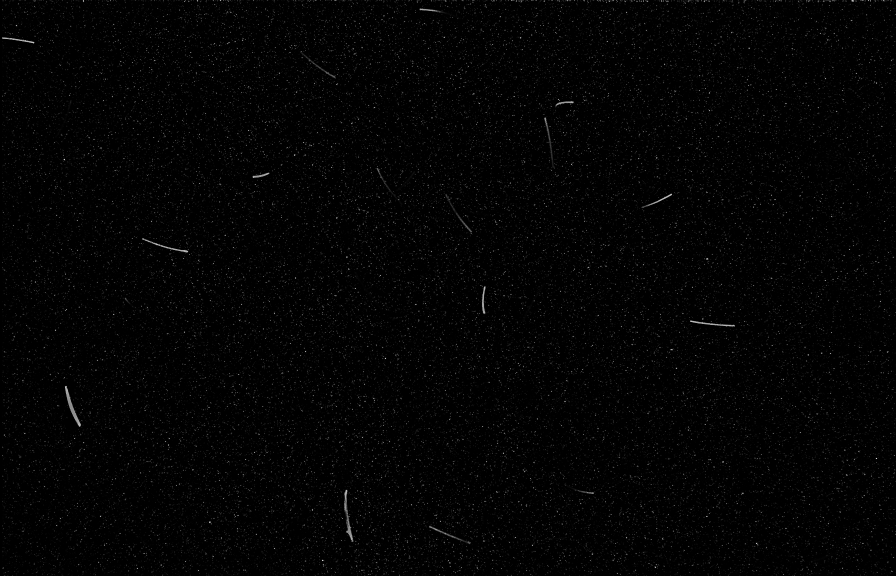
%> input picture example_data/loop=0/A0255.tif, 1792 x 1152 px (shown at 1/2 size); its folder holds only this picture in this run
$ octave main.m   (GNU Octave 9; MATLAB toolbox functions it lacks are replaced by stand-ins)
%> lines starting %> are read from the running program, lines starting %| are printed output that depends on the picture; in (x1, y1, x2, y2) boxes, pixels count from 0 and x2, y2 are one past the last pixel; in counts of white or black regions, pixels touching at a corner belong together; the program's own positions count from 1
### functions/fct_discriminate_fibers_from_tracers.m
function [] = fct_discriminate_fibers_from_tracers(p)
%% load images
% image data store
imds = imageDatastore([p.main_folder],'FileExtensions','.tif');

%% make folders
if ~exist([p.main_folder,'only_fibers/'],'dir'); mkdir([p.main_folder,'only_fibers/']); end
if ~exist([p.main_folder,'only_tracers/'],'dir'); mkdir([p.main_folder,'only_tracers/']); end

%% process images
fiberMask_cell = cell(size(imds.Files, 1), 1); % Proper initialization for use within parfor

parfor i = 1:size(imds.Files,1)
    Img = readimage(imds,i);
%> Img is the input picture: size 1152x1792 uint16; min 0, max 4522, mean 59.5

    % Normalize the image to the range [0, 1]
    normalizedImg = mat2gray(Img);

    % Thresholding to create a binary image
    binaryImg = imbinarize(normalizedImg,p.threshold_for_binarization_keep_fibers);
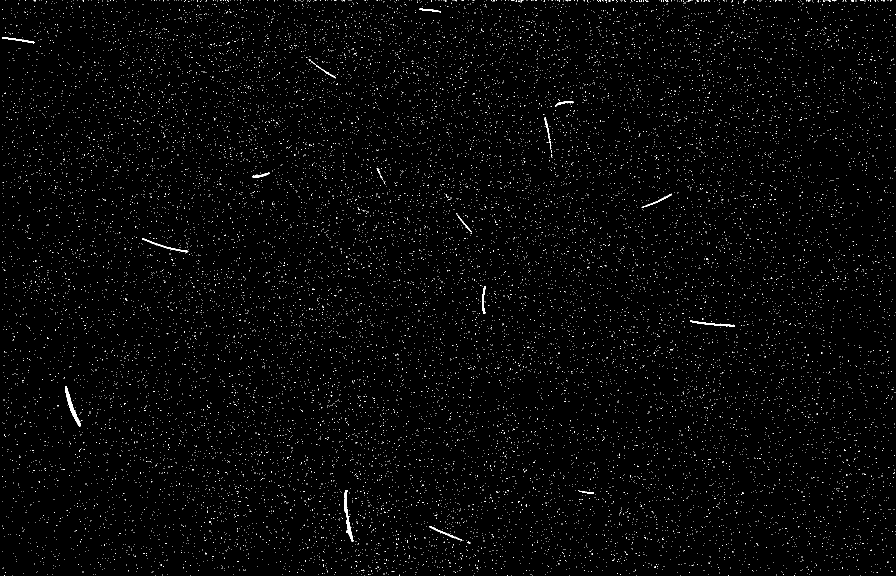
%> binaryImg: size 1152x1792 logical (shown at 1/2 size); 1.5% white in thin lines or dots

    % Measure properties of image regions
    stats = regionprops(binaryImg, 'MajorAxisLength', 'MinorAxisLength', 'PixelIdxList','Centroid','Orientation');
%> stats = 17774 regions; first 5, Centroid, MajorAxisLength, MinorAxisLength and Orientation: [5 19.5] 2.31 1.15 90, [37.9 80.6] 74.65 3.98 -8.49, [5 192.5] 2.31 1.15 90, [5 249] 1.15 1.15 0, [5 387] 1.15 1.15 0

    % Initialize masks for fibers
    fiberMask = false(size(Img));

    % Separate fibers from tracers based on aspect ratio
    for k = 1:length(stats)
        %aspectRatio = stats(k).MajorAxisLength / stats(k).MinorAxisLength;
        fiber_length = stats(k).MajorAxisLength;
        if fiber_length > p.length_threshold_keep_fibers % Adjust this threshold based on your criteria
            fiberMask(stats(k).PixelIdxList) = true;
        end
    end
%> this loop made 17774 passes
%> fiber_length on passes 1 to 3: 2.31, 74.65, 2.31
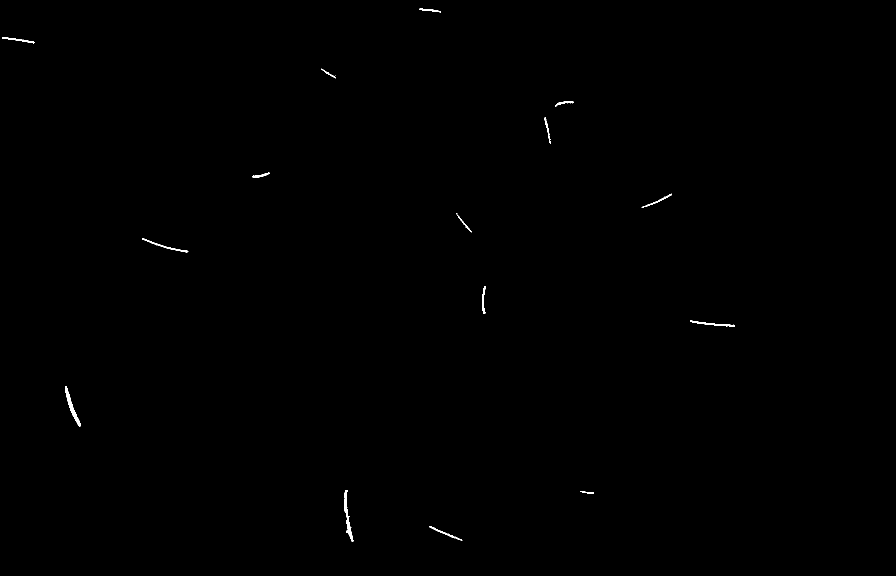
%> fiberMask: size 1152x1792 logical (shown at 1/2 size); 0.16% white; 15 white regions, largest, box (x1, y1, x2, y2) and area: (688, 980, 707, 1084) 547, (130, 772, 162, 854) 545, (285, 476, 377, 505) 297

    %fiber_Img = Img .* uint16(fiberMask);


    % Delete fibers from tracer images
    % Thresholding to create a binary image
    binaryImg_remove_fibers = imbinarize(normalizedImg,p.threshold_for_binarization_remove_fibers);
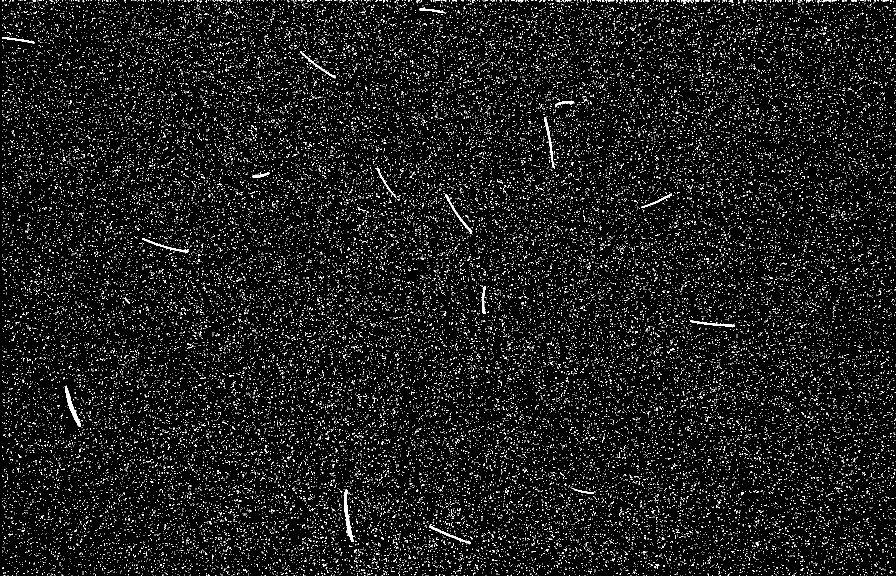
%> binaryImg_remove_fibers: size 1152x1792 logical (shown at 1/2 size); 6.2% white in thin lines or dots

    % Measure properties of image regions
    stats_remove_fibers = regionprops(binaryImg_remove_fibers, 'MajorAxisLength', 'MinorAxisLength', 'PixelIdxList','Centroid','Orientation');
%> stats_remove_fibers = 45295 regions; first 5, Centroid, MajorAxisLength, MinorAxisLength and Orientation: [6.7 1.8] 3.95 3.34 -7.63, [5.5 20] 3.46 2.31 90, [5 51] 3.46 1.15 90, [37.4 80.5] 76.03 4.55 -8.41, [5 83.5] 2.31 1.15 90

    % Initialize masks for fibers
    fiberMask_remove_fibers = false(size(Img));

    % Separate fibers from tracers based on aspect ratio
    for k = 1:length(stats_remove_fibers)
        %aspectRatio = stats(k).MajorAxisLength / stats(k).MinorAxisLength;
        fiber_length = stats_remove_fibers(k).MajorAxisLength;
        if fiber_length > p.length_threshold_remove_fibers % Adjust this threshold based on your criteria
            fiberMask_remove_fibers(stats_remove_fibers(k).PixelIdxList) = true;
        end
    end
%> this loop made 45295 passes
%> fiber_length on passes 1 to 3: 3.95, 3.46, 3.46
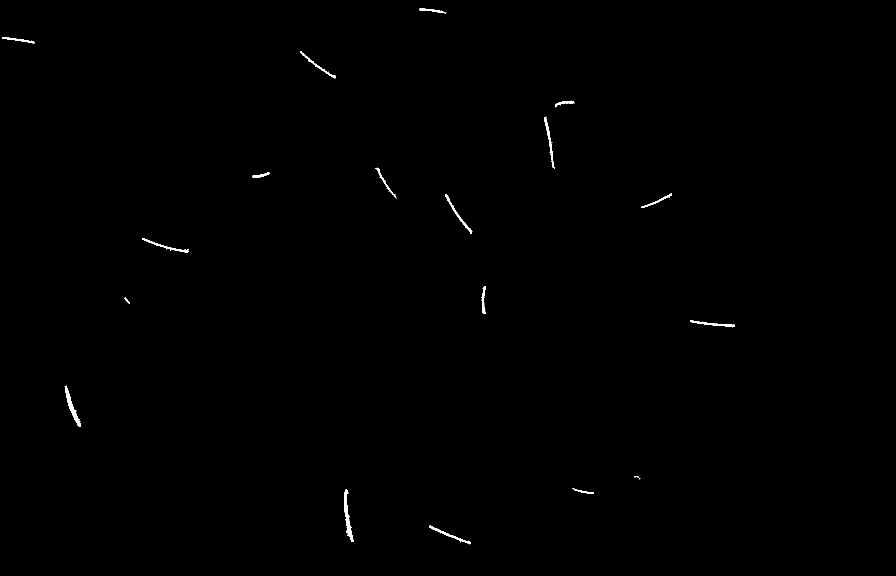
%> fiberMask_remove_fibers: size 1152x1792 logical (shown at 1/2 size); 0.25% white; 18 white regions, largest, box (x1, y1, x2, y2) and area: (688, 979, 708, 1084) 696, (129, 771, 162, 854) 615, (1088, 233, 1110, 337) 409

    se = strel('disk', p.dilation_size); % You can adjust the size and shape of the structuring element
    dilatedFiberMask_remove_fibers = imdilate(fiberMask_remove_fibers, se);
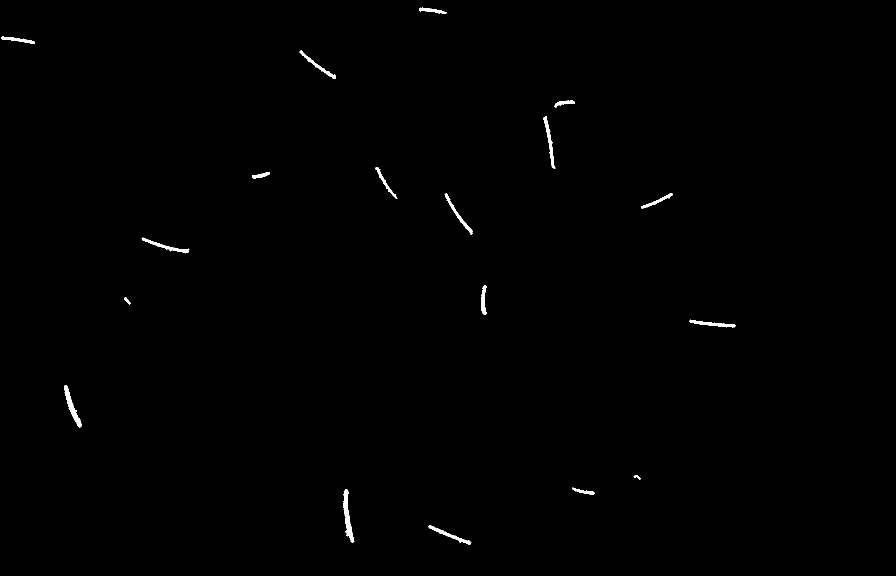
%> dilatedFiberMask_remove_fibers: size 1152x1792 logical (shown at 1/2 size); 0.38% white; 18 white regions, largest, box (x1, y1, x2, y2) and area: (687, 978, 709, 1085) 926, (128, 770, 163, 855) 800, (1087, 232, 1111, 338) 632
    tracer_Img = Img .* uint16(~dilatedFiberMask_remove_fibers);

    % Process fiber images to improve fiber image quality
    % deletes all fibers which touch the border
    %figure(1);clf;
    %subplot(1,2,1)
    %imagesc(fiber_Img); axis equal
    fiberMask = imclearborder(fiberMask);
    % [9 lines of commented-out code are left out]
    fiberMask = bwmorph(fiberMask,'spur');
    % [6 lines of commented-out code are left out]

    fiber_Img =Img.*uint16(fiberMask);

    %fiber_Img = imdilate(fiber_Img, se);

    if p.plot_images==1
        % Display results
        %fig1=figure(1); fig1.Position=[1 1 1800 900]; clf;
        %subplot(3,1,1);
        figure(1); set(gcf,'Position',[100 1 1300 800]);
        imagesc(Img);
        daspect([1 1 1]);
        clim([0 4095])
        %colorbar
        xticklabels([])
        yticklabels([])
        title('Original Image');

        %subplot(3,1,2);
        figure(2); set(gcf,'Position',[200 1 1300 800]);
        imagesc(fiber_Img);
        daspect([1 1 1]);
        clim([0 4095])
        %colorbar
        xticklabels([])
        yticklabels([])
        title('Separated Fibers');

        %subplot(3,1,3);
        figure(3); set(gcf,'Position',[300 1 1300 800]);
        imagesc(tracer_Img);
        daspect([1 1 1]);
        clim([0 4095])
        %colorbar
        xticklabels([])
        yticklabels([])
        title('Separated Tracers');
        %pause(0.01)
        pause
    end

    % Save images
    imwrite(fiber_Img, [p.main_folder,'only_fibers/','fibers_',num2str(i,'%04d'),'.tif']);
    imwrite(tracer_Img, [p.main_folder,'only_tracers/','tracers_',num2str(i,'%04d'),'.tif']);

    fiberMask_cell{i} = fiberMask;

    disp(['Processed image number: ',num2str(i),' out of ', num2str(size(imds.Files,1))])

end

save([p.main_folder,'only_fibers/','mask_fibers.mat'],"fiberMask_cell",'-v7.3');

end

### functions/fct_track_fibers.m
function [] = fct_track_fibers(p)
%% load images
% image data store
imds = imageDatastore([p.main_folder,'only_fibers/'],'FileExtensions','.tif');


% Load the sequence of preprocessed images (fibers only)
numFrames = size(imds.Files,1);

% Initialize arrays to store centroids, orientations, and trajectories
centroids = cell(numFrames, 1);
orientations = cell(numFrames, 1);
trajectories = cell(numFrames, 1);
pixelLists = cell(numFrames, 1); % Initialize to store pixel lists
majorAxisLengths = cell(numFrames, 1); % Initialize to store MajorAxisLength
minorAxisLengths = cell(numFrames, 1); % Initialize to store MinorAxisLength


% Process each frame to compute centroids and orientations
for frame = 1:numFrames
    binaryImg = imbinarize(readimage(imds,frame),0);

    % Measure properties of image regions
    stats = regionprops(binaryImg, 'Centroid', 'Orientation','PixelList', 'MajorAxisLength', 'MinorAxisLength');

    % Store centroids and orientations
    centroids{frame} = cat(1, stats.Centroid);
    orientations{frame} = cat(1, stats.Orientation);
    pixelLists{frame} = {stats.PixelList}; % Cell array to store PixelList
    majorAxisLengths{frame} = cat(1, stats.MajorAxisLength);
    minorAxisLengths{frame} = cat(1, stats.MinorAxisLength);

    disp(['[1/2] Processed image number: ',num2str(frame),' out of ', num2str(numFrames)])
end

% Initialize trajectories with the first frame
trackedCentroids = cell(numFrames, 1);
trackedOrientations = cell(numFrames, 1);
%> the run ends on the next line
fiberIDs = (1:size(centroids{1}, 1))';
trackedCentroids{1} = [fiberIDs centroids{1}];
trackedOrientations{1} = [fiberIDs orientations{1}];
trackedPixelLists{1} = pixelLists{1};
trackedMajorAxisLengths = cell(numFrames, 1); % Initialize to track MajorAxisLength
trackedMinorAxisLengths = cell(numFrames, 1); % Initialize to track MinorAxisLength
trackedMajorAxisLengths{1} = [fiberIDs majorAxisLengths{1}];
trackedMinorAxisLengths{1} = [fiberIDs minorAxisLengths{1}];

% Store initial positions in trajectories
for i = 1:length(fiberIDs)
    trajectories{fiberIDs(i)} = centroids{1}(i, :);
end

% Nearest neighbor tracking across frames
for frame = 2:numFrames
    prevFrameCentroids = trackedCentroids{frame-1};
    currCentroids = centroids{frame};
    currOrientations = orientations{frame};
    currPixelLists = pixelLists{frame};
    currMajorAxisLengths = majorAxisLengths{frame};
    currMinorAxisLengths = minorAxisLengths{frame};

    % Initialize arrays for tracked centroids and orientations
    trackedCentroids{frame} = [];
    trackedOrientations{frame} = [];
    trackedPixelLists{frame} = cell(size(currCentroids, 1), 1);
    trackedMajorAxisLengths{frame} = [];
    trackedMinorAxisLengths{frame} = [];

    % Create a copy of fiberIDs to keep track of used IDs
    availableFiberIDs = fiberIDs;

    % Create a list to keep track of which current centroids are already matched
    matchedCurrIndices = false(size(currCentroids, 1), 1);

    % Track each fiber from the previous frame
    for i = 1:size(prevFrameCentroids, 1)
        prevID = prevFrameCentroids(i, 1);
        prevCentroid = prevFrameCentroids(i, 2:3);

        distances = sqrt(sum((currCentroids - prevCentroid).^2, 2));
        [minDistance, minIdx] = min(distances);

        if minDistance < p.distanceThreshold && ~matchedCurrIndices(minIdx)
            % Append the current centroid and orientation with the same ID
            trackedCentroids{frame} = [trackedCentroids{frame}; prevID, currCentroids(minIdx, :)];
            trackedOrientations{frame} = [trackedOrientations{frame}; prevID, currOrientations(minIdx)];
            trackedPixelLists{frame}{prevID} = currPixelLists{minIdx};
            trackedMajorAxisLengths{frame} = [trackedMajorAxisLengths{frame}; prevID, currMajorAxisLengths(minIdx)];
            trackedMinorAxisLengths{frame} = [trackedMinorAxisLengths{frame}; prevID, currMinorAxisLengths(minIdx)];

            % Store position in trajectories
            trajectories{prevID} = [trajectories{prevID}; currCentroids(minIdx, :)];

            % Mark the current centroid as matched
            matchedCurrIndices(minIdx) = true;

            % Remove the matched fiber from availableFiberIDs
            availableFiberIDs(availableFiberIDs == prevID) = [];
        end
    end

    % Assign new IDs to new fibers that appear in the current frame
    unmatchedCurrIndices = find(~matchedCurrIndices);
    for k = 1:length(unmatchedCurrIndices)
        newFiberIdx = unmatchedCurrIndices(k);
        newID = max(fiberIDs) + 1;
        fiberIDs = [fiberIDs; newID];
        trackedCentroids{frame} = [trackedCentroids{frame}; newID, currCentroids(newFiberIdx, :)];
        trackedOrientations{frame} = [trackedOrientations{frame}; newID, currOrientations(newFiberIdx)];
        trackedPixelLists{frame}{newID} = currPixelLists{newFiberIdx};
        trackedMajorAxisLengths{frame} = [trackedMajorAxisLengths{frame}; newID, currMajorAxisLengths(newFiberIdx)];
        trackedMinorAxisLengths{frame} = [trackedMinorAxisLengths{frame}; newID, currMinorAxisLengths(newFiberIdx)];


        % Initialize trajectory for the new fiber
        trajectories{newID} = currCentroids(newFiberIdx, :);
    end
    disp(['[2/2] Tracking on image number: ',num2str(frame),' out of ', num2str(numFrames)])
end


%% reshape the data
% Initialize matrices to store positions and orientations
numFibers = max(fiberIDs);
positionsX = NaN(numFibers, numFrames);
positionsY = NaN(numFibers, numFrames);
orientationsMatrix = NaN(numFibers, numFrames);
pixelListsMatrix = cell(numFibers, numFrames);
majorAxisLengthsMatrix = NaN(numFibers, numFrames);
minorAxisLengthsMatrix = NaN(numFibers, numFrames);

% Populate the matrices
for frame = 1:numFrames
    for i = 1:size(trackedCentroids{frame}, 1)
        fiberID = trackedCentroids{frame}(i, 1);
        centroid = trackedCentroids{frame}(i, 2:3);
        orientation = trackedOrientations{frame}(i, 2);
        pixelList = trackedPixelLists{frame}{fiberID};
        majorAxisLength = trackedMajorAxisLengths{frame}(i, 2);
        minorAxisLength = trackedMinorAxisLengths{frame}(i, 2);

        % Store the positions and orientations in the matrices
        positionsX(fiberID, frame) = centroid(1);
        positionsY(fiberID, frame) = centroid(2);
        orientationsMatrix(fiberID, frame) = orientation;
        pixelListsMatrix{fiberID, frame} = pixelList;
        majorAxisLengthsMatrix(fiberID, frame) = majorAxisLength;
        minorAxisLengthsMatrix(fiberID, frame) = minorAxisLength;
    end
end

%% correct angles
cumulativeOrientationsMatrix = orientationsMatrix;
numFibers = size(orientationsMatrix, 1);
numFrames = size(orientationsMatrix, 2);

% Initialize cumulative angles with the first frame
for i = 1:numFibers
    for frame = 2:numFrames
        % Skip if current or previous frame is NaN
        if isnan(orientationsMatrix(i, frame)) || isnan(orientationsMatrix(i, frame - 1))
            continue;
        end
        % Calculate the angle difference
        angleDifference = orientationsMatrix(i, frame) - orientationsMatrix(i, frame - 1);

        % Correct for flipping
        if abs(angleDifference) > 90
            if angleDifference > 0
                angleDifference = angleDifference - 180;
            else
                angleDifference = angleDifference + 180;
            end
        end

        % Update the cumulative angle
        cumulativeOrientationsMatrix(i, frame) = cumulativeOrientationsMatrix(i, frame - 1) + angleDifference;
    end
end

orientationsMatrix = cumulativeOrientationsMatrix;

%% compute the end-points of the fiber
% for id = 1:size(positionsX,1)
%     for frame = 1:size(positionsX,2)
%         if ~isnan(positionsX(id,frame))
%             PixelList = pixelListsMatrix{id,frame};
%             % Calculate the pairwise distances between all points in PixelList
%             distances = pdist(PixelList);
%
%             % Convert the distance vector to a square matrix
%             distMatrix = squareform(distances);
%
%             % Find the pair of points with the maximum distance in the upper triangular part of the distance matrix
%             % Set the diagonal and lower triangular part to -inf to avoid selecting them
%             distMatrix = triu(distMatrix, 1);
%             [maxDist, maxIdx] = max(distMatrix(:));
%
%             % Convert the linear index to row and column indices
%             [row, col] = ind2sub(size(distMatrix), maxIdx);
%
%             % End-points of the fiber
%             EndPoints{id,frame}(1,:) =  PixelList(row, :);
%             EndPoints{id,frame}(2,:) =  PixelList(col, :);
%
%             % % check
%     %         figure(1);clf;
%     %         plot(PixelList(:,2),PixelList(:,1),'k.','MarkerSize',10); daspect([1 1 1]); set(gcf,'Renderer','painters'); hold on;
%     %         plot(EndPoints{id,frame}(1,2),EndPoints{id,frame}(1,1),'r.','MarkerSize',30)
%     %         plot(EndPoints{id,frame}(2,2),EndPoints{id,frame}(2,1),'r.','MarkerSize',30)
%         end
%
%     end
% end


%% save the data
% Save the matrices to files
save([p.main_folder,'only_fibers/','tracked_fibers.mat'], ...
    'positionsX','positionsY','orientationsMatrix',...
    'pixelListsMatrix',...
    'majorAxisLengthsMatrix','minorAxisLengthsMatrix','p');


%% Display results with random colors for each trajectory
if p.plot_images==1
    figure; set(gcf,'Position',[1 1 1200 900])
    hold on;
    colormap("gray")
    rng('default'); % For reproducibility, remove this line if you want different colors each run
    colors = rand(max(fiberIDs), 3); % Generate random colors

    for frame = 1:numFrames
        imagesc(readimage(imds,frame)); daspect([1 1 1]);
        hold on;
        for i = 1:size(trackedCentroids{frame}, 1)
            fiberID = trackedCentroids{frame}(i, 1);
            centroid = trackedCentroids{frame}(i, 2:3);
            orientation = trackedOrientations{frame}(i, 2);

            % Plot the trajectory
            if size(trajectories{fiberID}, 1) > 1
                plot(trajectories{fiberID}(:,1), trajectories{fiberID}(:,2), 'Color', colors(fiberID, :));
            end

            plot(centroid(1), centroid(2), 'o', 'Color', colors(fiberID, :), 'MarkerFaceColor', colors(fiberID, :));

        end
        hold off;
        title(['Frame ' num2str(frame)]);
        drawnow
    end
    hold off;
end

end

### main.m
clc; clear; close all
set(0,'defaultTextInterpreter','latex');
set(groot,'defaultAxesTickLabelInterpreter','latex');
set(groot,'defaultLegendInterpreter','latex');

addpath("functions/")

%% parameters
p.root_folder = 'example_data/';
p.nr_loops = 1;
p.plot_images = 0; % set to 1 to visually check results

% discretisation
p.threshold_for_binarization_keep_fibers=0.2; % 0 - 1  - this defines which fibers to keep
p.threshold_for_binarization_remove_fibers=0.05; % 0 - 1  - this defines which fibers to delete from the tracer images

p.length_threshold_keep_fibers = 30; % Fibers with major axis length above this are kept in the fiber images[px]
p.length_threshold_remove_fibers = 15; % Fibers with major axis length above this are deleted in the tracer images [px]
p.dilation_size=1; % how much to dilate fibers before removing them from tracer images [px]

% tracking
p.distanceThreshold = 30; % search radius [px]

% computation of fiber quantities
p.filter_type = 'rlowess'; % which filter type should be used to filter the x and y positions and orientations
p.filter_kernel_positions = 50; % filter kernel for the positions in time-steps [-]
p.filter_kernel_orientations = 50; % filter kernel for the positions in time-steps [-]
p.derivation_scheme = '2 points stencil'; % scheme for computing derivatives; options: '2 points stencil', '5 points stencil'
p.min_track_length = 3; % remove fiber trajectories shorter than this value in timesteps [-]
p.remove_outliers = 0; % 0 or 1 - if 1 then remove outliers detected based on the thresholds below
%wall_position = 0; % remove fiber trajectories with the mean wall-normal location above this value [px]
p.limit_std_velocityX = 10; % remove fiber trajectories with a standard deviation of the stream-wise velocity within a trajectory above this value
p.limit_std_length = 30; % remove fiber trajectories with a standard deviation of the majoraxislength above this value
p.max_fiber_diameter = 15; % remove fiber trajectories with minoraxislength larger than this value

% computation of flow quantities
p.nr_frames=5; % how many frames should be computed
p.which_flow_field = 'pairs'; % 'pairs', 'raft'
% time filter
p.filter_in_time = 1;
p.filter_time_kernel=20;
p.filter_time_type = 'rlowess';
% if 'pairs'
p.interpolate_velocity = 1; % if 1 interpolate velocity field onto a 1x1 px grid and then compute derivatives
                          % if 0 then the velocity field and its derivatives are upsampled
                          % without interpolation -> window size is needed
p.interp_type = 'linear'; % 'linear','cubic', 'makima', 'spline'
p.IW_size = 16;
% spatial filtering
p.filter_velocity_field = 1; % if 1 then use a gaussian filter on the velocity field before computing derivatives
p.filter_sigma = 10/16; % sigma; kernel size is: 2*ceil(2*sigma)+1

%% compute
for iiii = 1:p.nr_loops
    p.main_folder = [p.root_folder,'loop=',num2str(iiii-1,'%d'),'/'];

    % save parameters
    save([p.main_folder,'parameters.mat'],"p");

    % discrimination
    fct_discriminate_fibers_from_tracers(p);

    % tracking
     fct_track_fibers(p);
